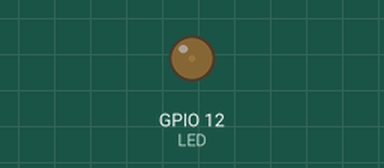
Bench run of a program on a simulated Raspberry Pi (BCM pin numbers). On the bench: output pins drawn as LEDs (lit = HIGH).

Above: at 0.05 s.
At 0.5 s:
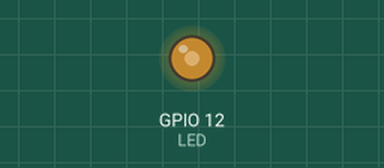
At 0.95 s:
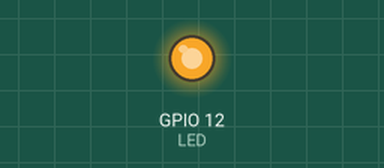
At 1.75 s:
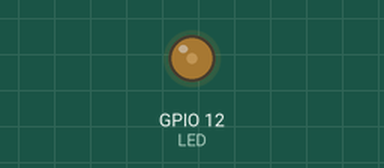
Timing chart, 0 to 4.6 s (numbered marks = the images above):
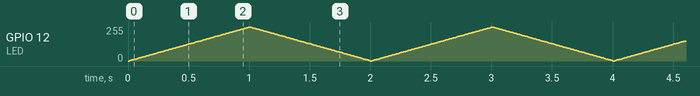

The program:

gpioLedPwmOnOff.py
```python
#GPIO #12 (PWM0) LED ON/OFF slowly
import RPi.GPIO as GPIO
from time import sleep

GPIO.setmode(GPIO.BCM)
LED = 12
GPIO.setwarnings(False)
GPIO.setup(LED, GPIO.OUT)

#Param Ch, Frequency
PwmObj = GPIO.PWM(LED, 1000)
PwmObj.ChangeDutyCycle(0) # %on of 1 clock

try:
    while True:
        power = 0
        while power < 100:
            PwmObj.start(power) #power is duty cycle
            sleep(0.01)
            power += 1
        while power > 0:
            PwmObj.start(power)
            sleep(0.01)
            power -= 1
except :
    pass
PwmObj.stop()
GPIO.cleanup()
```
